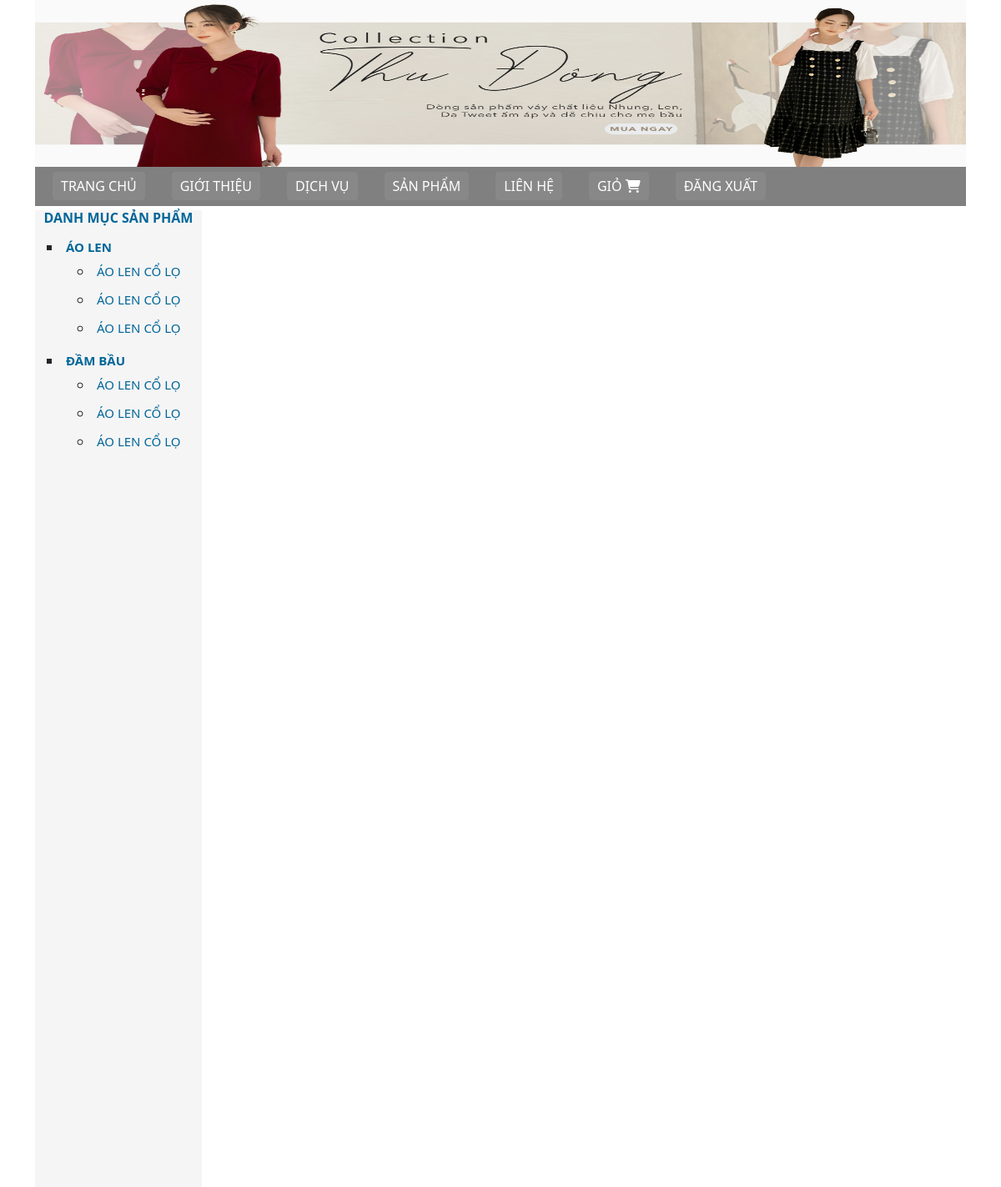
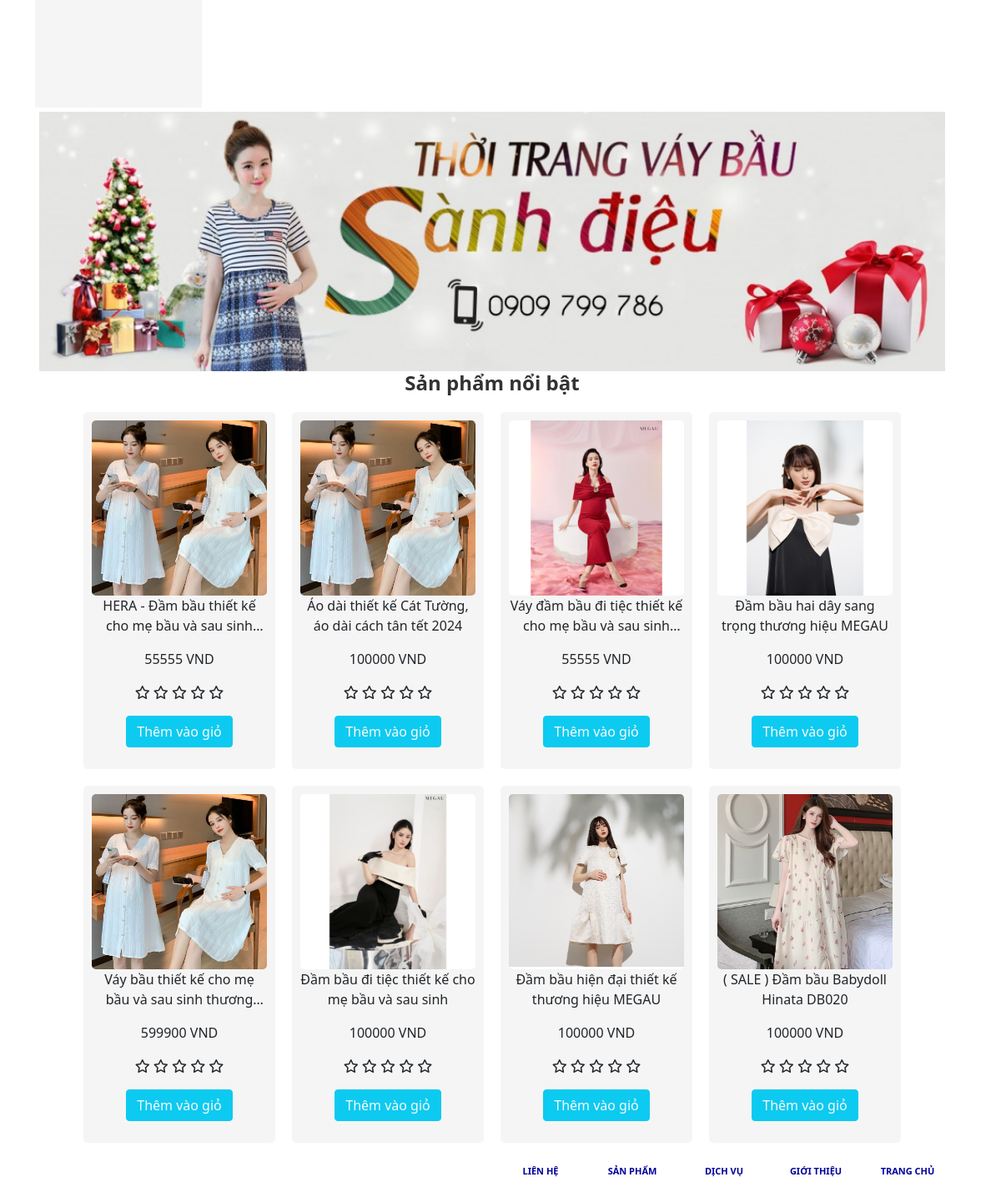
/Views/index.php (signed in), run on the app's committed database (2 pictures, top to bottom).
### tables this page shows
CREATE TABLE `product` (
  `maHangHoa` varchar(255) NOT NULL,
  `tenHangHoa` varchar(2552) NOT NULL,
  `donViTinh` varchar(255) NOT NULL,
  `donGia` int(255) NOT NULL,
  `hinh` varchar(255) NOT NULL
);

### Models/db.php (called while the page is built, shortened)
<?php
class Db{
public static $connection;
public function __construct(){
    if (!self::$connection) {
        self::$connection = new mysqli(DB_HOST, DB_USER, DB_PASSWORD, DB_NAME,PORT);
        self::$connection->set_charset(DB_CHARSET);
    }
return self::$connection;
}
}
?>

### Models/product_db.php (called while the page is built, shortened)
<?php
require_once('db.php');
require_once('product.php');
?>
<?php
class Product_Db extends Db{
    public function getAllProduct(){
        $sql = self::$connection->prepare("SELECT * FROM product");
        $sql->execute();
        $items = $sql->get_result()->fetch_all(MYSQLI_ASSOC);
        $arrProduct = array();
        foreach($items as $key => $value){
            $arrProduct[] = new Product($value['maHangHoa'],$value['tenHangHoa'],
            $value['donViTinh'], $value['donGia'], $value['hinh']);
        }
        return $arrProduct;
    }
}

### Models/product.php (called while the page is built, shortened)
<?php
class Product {
    public function __construct($maHangHoa,$tenHangHoa,$donViTinh,$donGia,$hinh){
        $this->maHangHoa = $maHangHoa;
        $this->tenHangHoa = $tenHangHoa;
        $this->donGia = $donGia;
        $this->hinh = $hinh;
    }
}

### Views/index.php (the view, shortened to what this page needs)
<?php
require_once('../Models/product_Db.php');
$product_db = new Product_Db();
$all_product = $product_db->getAllProduct();
?>
<!DOCTYPE html>
<html lang="en">
<head>
    <link rel="stylesheet" href="../Public/Css/style.css">
    <link rel="stylesheet" href="https://cdnjs.cloudflare.com/ajax/libs/font-awesome/6.5.1/css/all.min.css" />
    <link href="https://cdn.jsdelivr.net/npm/bootstrap@5.0.2/dist/css/bootstrap.min.css" rel="stylesheet">
</head>
<body>
    <div class="container">
        <div class="banner">
            <img src="../Public/images/bannerdutiec.jpg" height="200" alt="">
        </div>
        <div class="menu">
            <a href="">Trang chủ</a>
            <a href="">Giới thiệu</a>
            <a href="">Dịch vụ</a>
            <a href="">Sản phẩm</a>
            <a href="">Liên hệ</a>
            <?php if($_SESSION['loggedin'] == true){
                echo '
                <a href="giohang.php">Giỏ <i class="fa-solid fa-cart-shopping"></i></a>
                <a href="../Controllers/dangxuat.php">Đăng xuất</a>
                ';
            }else{
                echo '<a href="auth/dangnhap.php">Đăng nhập</a>';
            } ?>
        </div>
        <div class="trai">
            <h3>Danh mục sản phẩm</h3>
            <ul>
                <li>
                    <a href="">Áo len</a>
                    <ul>
                        <li><a href="">Áo len cổ lọ</a></li>
                        <li><a href="">Áo len cổ lọ</a></li>
                        <li><a href="">Áo len cổ lọ</a></li>
                    </ul>
                </li>
                <li>
                    <a href="">Đầm bầu</a>
                    <ul>
                        <li><a href="">Áo len cổ lọ</a></li>
                        <li><a href="">Áo len cổ lọ</a></li>
                        <li><a href="">Áo len cổ lọ</a></li>
                    </ul>
                </li>
            </ul>
        </div>
        <div class="phai">
            <div class="slide">
            <img src="../Public/images/dambabau.jpg" alt="">
            </div>
            <h3>Sản phẩm nổi bật</h3>
            <div class="sanpham">
                <?php foreach ($all_product as $key => $value) { ?>
                <div class="box-san-pham">
                    <img src="../uploads/<?php echo $value->hinh ?>" height="210px" alt="">
                    <p class="ten-san-pham" style="display: -webkit-box; -webkit-line-clamp: 2; -webkit-box-orient: vertical; overflow: hidden; text-overflow: ellipsis;">
                        <?php echo $value->tenHangHoa ?>
                    </p>
                    <p class="gia"><?php echo $value->donGia ?> VND</p>
                    <p>
                        <i class="fa-regular fa-star"></i>
                        <i class="fa-regular fa-star"></i>
                        <i class="fa-regular fa-star"></i>
                        <i class="fa-regular fa-star"></i>
                        <i class="fa-regular fa-star"></i>
                    </p>
                    <p class="btn btn-info text-light">
                        <a class="text-light" style="text-decoration: none;"
                         href="../Controllers/themvaogio.php?maHangHoa=<?php echo $value->maHangHoa ?>&donGia=<?php echo $value->donGia ?>">Thêm vào giỏ</a>
                    </p>
                </div>
                <?php } ?>
            </div>
        </div>
        <div class="footer">
            <div class="menuduoi">
                <a href="">Trang chủ</a>
                <a href="">Giới thiệu</a>
                <a href="">Dịch vụ</a>
                <a href="">Sản phẩm</a>
                <a href="">Liên hệ</a>
            </div>
        </div>
    </div>
</body>
</html>

### Public/Css/style.css (style rules this page uses)
* { margin: 0; padding: 0; }
.banner img { width: 100%; }
.menu { display: flex; background: #808080; padding-bottom: 6px; }
.menu a { text-transform: uppercase; color: #fff; margin-right: 30px; margin-top: 5px; text-decoration: none; padding: 5px 10px; border: 1px solid #808080; background-color: #888888; border-radius: 5px; }
.menu a:first-child { margin-left: 20px; }
.trai { background-color: #f5f5f5; float: left; margin-top: 5px; width: 200px; padding: 0; min-height: 1300px; }
.trai h3 { text-transform: uppercase; font-weight: bold; text-align: center; vertical-align: top; font-size: 16px; color: #006699; }
.trai ul { list-style: square; }
.trai ul li { text-transform: uppercase; font-weight: 900; padding: 5px; }
.trai ul li ul { list-style: circle; }
.trai ul li ul li { text-transform: uppercase; font-weight: normal; }
.trai ul li a { text-decoration: none; font-size: 15px; color: #006699; }
.phai { float: left; margin: 5px; width: 1086px; }
.phai h3 { font-size: 24px; color: #333; font-weight: bold; margin-bottom: 10px; text-align: center; }
.slide img { width: 100%; }
.sanpham { margin: 0; display: flex; flex-wrap: wrap; justify-content: center; }
.box-san-pham { width: 230px; margin: 10px; padding: 10px; background-color: #f5f5f5; border-radius: 5px; text-align: center; }
.box-san-pham img { width: 100% ; object-fit: cover; max-height: 500px; object-fit: cover; border-radius: 5px; }
.footer { background-color: #FFFFFF; }
.menuduoi { height: 38px; line-height: 38px; font-family: 'Segoe UI', Tahoma, Geneva, Verdana, sans-serif; font-size: 11px; text-transform: uppercase; font-weight: bold; }
.menuduoi a { text-align: center; float: right; width: 80px; color: #000099; text-decoration: none; margin-right: 30px; }

### data on the page
product: hinh (picture), tenHangHoa "HERA - Đầm bầu thiết kế cho mẹ bầu và sau…", donGia "55555"
product: hinh (picture), tenHangHoa "Áo dài thiết kế Cát Tường, áo dài cách tân tết 2024", donGia "100000"
product: hinh (picture), tenHangHoa "Váy đầm bầu đi tiệc thiết kế cho mẹ bầu và sau…", donGia "55555"
product: hinh (picture), tenHangHoa "Đầm bầu hai dây sang trọng thương hiệu MEGAU", donGia "100000"
product: hinh (picture), tenHangHoa "Váy bầu thiết kế cho mẹ bầu và sau sinh…", donGia "599900"
product: hinh (picture), tenHangHoa "Đầm bầu đi tiệc thiết kế cho mẹ bầu và sau sinh", donGia "100000"
product: hinh (picture), tenHangHoa "Đầm bầu hiện đại thiết kế thương hiệu MEGAU", donGia "100000"
product: hinh (picture), tenHangHoa "( SALE ) Đầm bầu Babydoll Hinata DB020", donGia "100000"
